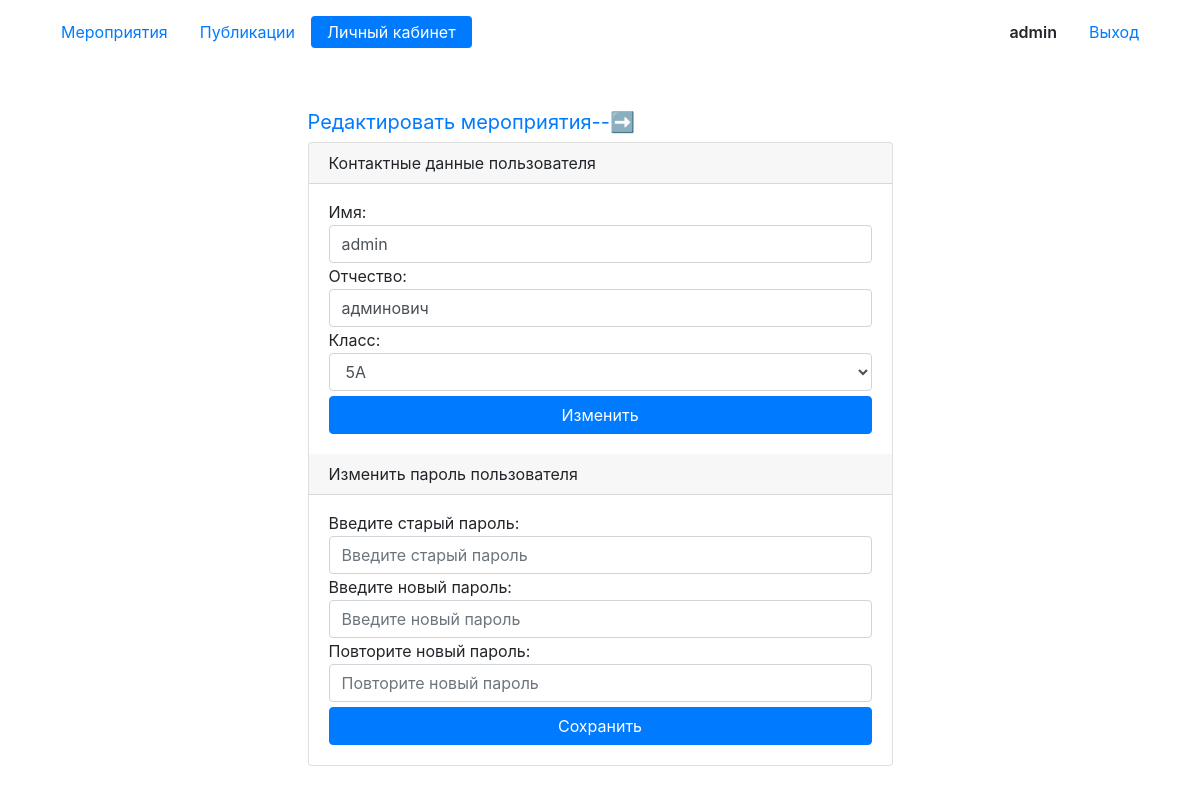
/profile/ (signed in), run on the app's committed database.
### main/models.py (models this page shows, shortened)
class CustomUser(AbstractUser):
    class_scool = models.CharField(max_length=10, choices=klass_Choices)

### main/views.py (the view, shortened to what this page needs)
# urls.py: path('profile/', user_profile, name='profile'),
def user_profile(request):
    user = request.user
    edit_contact_data_form = EditContactDataForm(instance=user)
    change_pass_form = ChangePasswordForm()
    context = {'edit_contact_data_form': edit_contact_data_form,
            'change_pass_form': change_pass_form, }
    context['active'] =  {'profile': 'active'}
    return render(request, 'profile.html', context=context)

### main/forms.py (shortened to what this page needs)
class EditContactDataForm(forms.ModelForm):
    username = forms.CharField(error_messages={'required': 'Не указанно имя'},
                        max_length=50, widget=forms.TextInput(
        attrs={'class': 'form-control', 'placeholder': 'Ваше имя'}),
        label='Имя:')
    last_name = forms.CharField(error_messages={'required': 'Не указанно отчество'},
                            max_length=50, widget=forms.TextInput(
        attrs={'class': 'form-control', 'placeholder': 'Ваше отчество'}),
        label='Отчество:')
    class_scool = forms.ChoiceField(
        error_messages={'required': 'Не указан ваш класс'},
        choices=[*klass_Choices],
        widget=forms.Select(attrs={'class': 'form-control'}),
        label='Класс:')
    class Meta:
        model = get_user_model()
        fields = ['username', 'last_name', 'class_scool' ]

class ChangePasswordForm(forms.ModelForm):
    password = forms.CharField(error_messages={'required': 'Введите старый пароль'},
        label='Введите старый пароль',
        widget=forms.PasswordInput(
        attrs={'class': 'form-control', 'placeholder': 'Введите старый пароль'}))
    new_password = forms.CharField(error_messages={'required': 'Введите новый пароль'},
        widget=forms.PasswordInput(
        attrs={'class': 'form-control', 'placeholder': 'Введите новый пароль'}),
        validators=[validate_password], label='Введите новый пароль')
    repeat_new_pass = forms.CharField(error_messages={'required': 'Повторите новый пароль'}, widget=forms.PasswordInput(
        attrs={'class': 'form-control', 'placeholder': 'Повторите новый пароль'}), label='Повторите новый пароль')
    class Meta:
        model = get_user_model()
        fields = ['password']

### main/templates/profile.html (shortened to what this page needs)
{% extends 'base.html' %}
{% load static %}
{% block content %}
{% if user.is_staff %}
<div class="user_event">
    <a href="{% url 'profile_event_admin'%}">Редактировать мероприятия--➡️</a>
</div>
{% else %}
<div class="user_event">
    <a href="{% url 'profile_event'%}">Мои мероприятия--➡️</a>
</div>
{% endif %}
<div class="card">
    <div class="card-header">
        Контактные данные пользователя
    </div>
    <div class="card-body">
        <form method="POST" class="create__form d-flex flex-column w-full" action="" novalidate>
            {{edit_contact_data_form.as_p}}
            <button class="btn btn-primary" name="edit_contact_data">Изменить</button>
        </form>
    </div>
    <div class="card-header">
        Изменить пароль пользователя
    </div>
    <div class="card-body">
        <form method="POST" class="create__form d-flex flex-column w-full" action="" novalidate>
            {{change_pass_form.as_p}}
            <button class="btn btn-primary" name="change_password">Сохранить</button>
        </form>
    </div>
</div>
{% endblock %}

### main/templates/base.html (shortened to what this page needs)
<!DOCTYPE html>
{% load static %}
<html lang="en">
<head>
    <link rel="stylesheet" href="https://stackpath.bootstrapcdn.com/bootstrap/4.5.2/css/bootstrap.min.css">
    <link rel="stylesheet" href="{% static "css/null.css" %}">
    <link rel="stylesheet" href="{% static "css/style.css" %}">
</head>
<body>
    <div class="wraper">
        <header class="header">
            <div class="container d-flex justify-content-between">
                <div class="d-flex justify-content-center py-3">
                    <ul class="nav nav-pills">
                        <li class="nav-item">
                            <a href="{% url 'main' %}" class="nav-link {{ active.event }}">Мероприятия</a>
                        </li>
                        <li class="nav-item">
                            <a href="{% url 'posts' %}" class="nav-link {{ active.post }}">Публикации</a>
                        </li>
                        {% if user.is_active %}
                        <li class="nav-item">
                            <a href="{% url 'profile' %}" class="nav-link {{ active.profile }}">Личный кабинет</a>
                        </li>
                        {% endif %}
                    </ul>
                </div>
                <div class="d-flex justify-content-center py-3">
                    <ul class="nav nav-pills">
                        <li class="nav-item ">
                            <span class="nav-link header-username">{{ user.username }}</span>
                        </li>
                        {% if user.is_authenticated %}
                        <li class="nav-item">
                            <a href="{% url 'logout' %}" class="nav-link">Выход</a>
                        </li>
                        {% else %}
                        <li class="nav-item">
                            <a href="{% url 'login' %}" class="nav-link">Войти</a>
                        </li>
                        {% endif %}
                    </ul>
                </div>
            </div>
        </header>
        <main class="row justify-content-center">
            <div class="container mt-5 col-md-6">
                {% block content %}{% endblock %}
            </div>
        </main>
    </div>
</body>
</html>

### main/static/css/null.css (style rules this page uses)
html, body, div, span, object, iframe, h1, h2, h3, h4, h5, h6, p, blockquote, pre, abbr, address, cite, code, del, dfn, em, img, ins, kbd, q, samp, small, strong, sub, sup, var, b, i, dl, dt, dd, ol, ul, li, fieldset, form, label, legend, table, caption, tbody, tfoot, thead, tr, th, td, article, aside, canvas, details, figcaption, figure, footer, header, hgroup, menu, nav, section, summary, time, mark, audio, video { margin:0; padding:0; border:0; outline:0; font-size:100%; vertical-align:baseline; background:transparent; }
body { line-height:1; }
article,aside,details,figcaption,figure, footer,header,hgroup,menu,nav,section { display:block; }
a { margin:0; padding:0; font-size:100%; vertical-align:baseline; background:transparent; }
input, select { vertical-align:middle; }
ul, ol, li { list-style: none; }

### main/static/css/style.css (style rules this page uses)
.header-username { font-weight: 600; }
label { margin-bottom: 5px; }
.create__form { gap: 5px; }
.user_event { cursor: pointer; font-size: 20px; margin-bottom: 10px; }

### data on the page
CustomUser: username "admin", last_name "админович", class_scool "5А"
